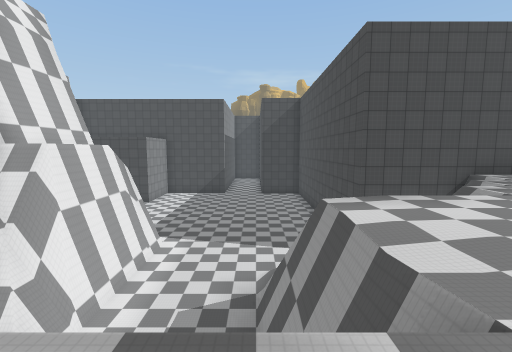
view 1 (above)

21 first-person views from a walk through a scene from a Unity 3-D project. The camera is 1.4 m above the floor, tilts 6° down and sees 90° across. The floor is counted in squares, 2 m on a side. Each view is taken from the middle of a square. On the plan, view 1 faces up. The plan holds only what a view shows up to about 9 squares ahead; the rest is blank. The place goes on beyond the plan. Some animated figures are not drawn. Some surface patterns are stand-ins.

view 2
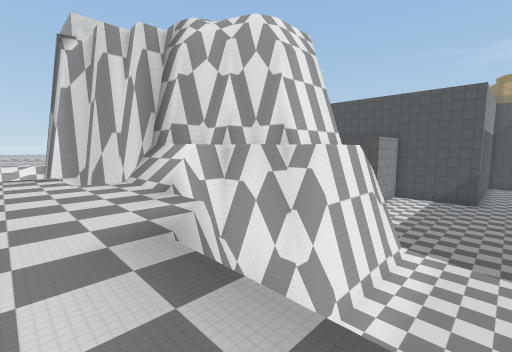

view 3
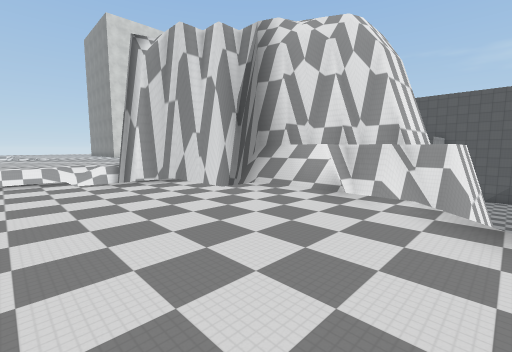

view 4
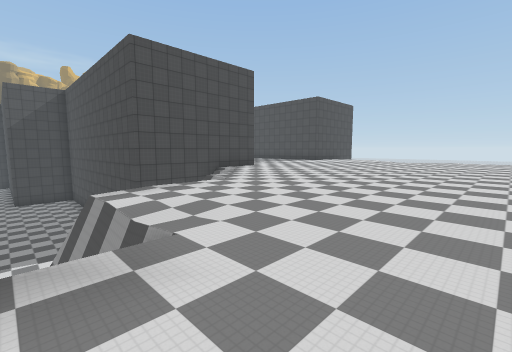

view 5
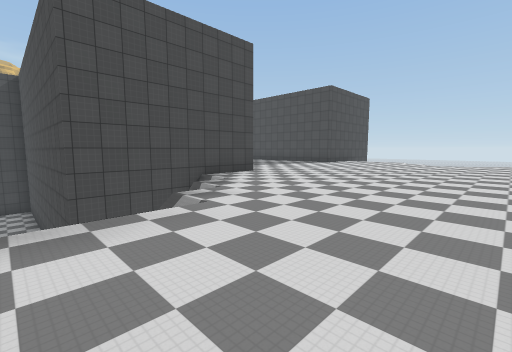

view 6
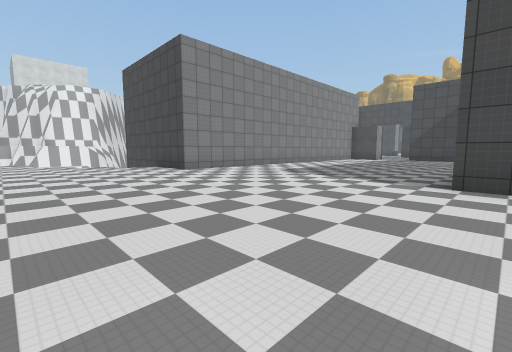

view 7
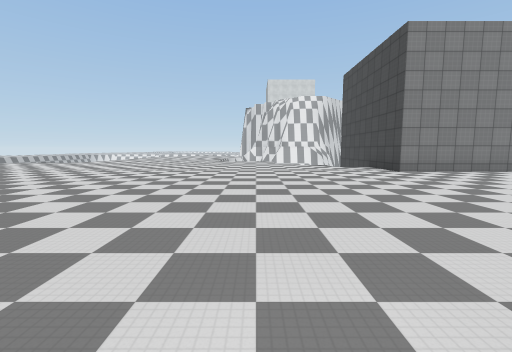

view 8
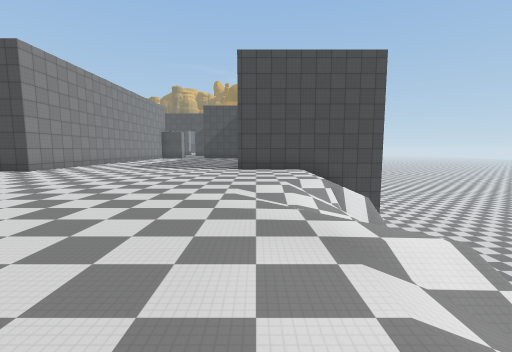

view 9
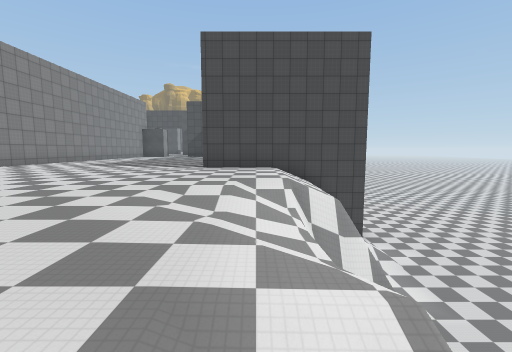

view 10
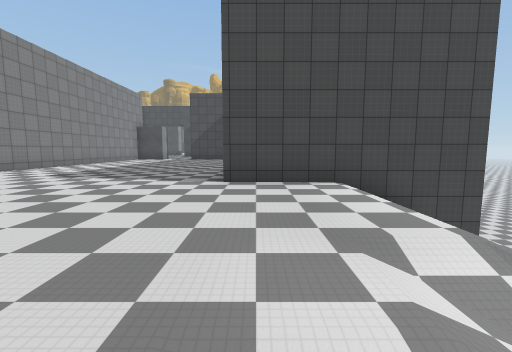

view 11
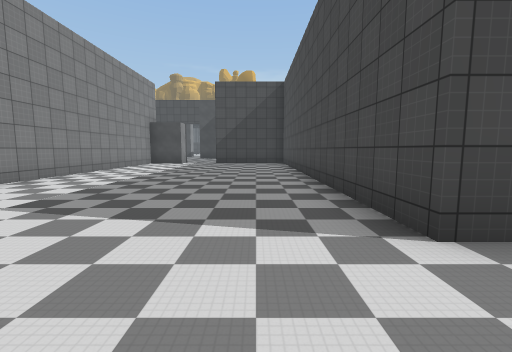

view 12
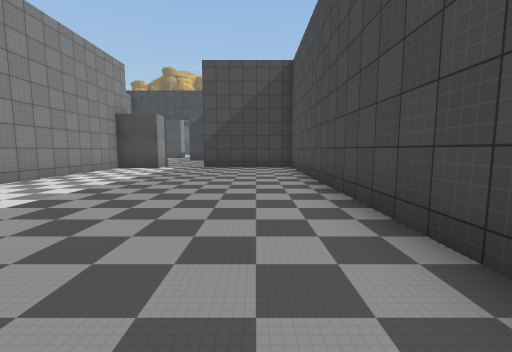

view 13
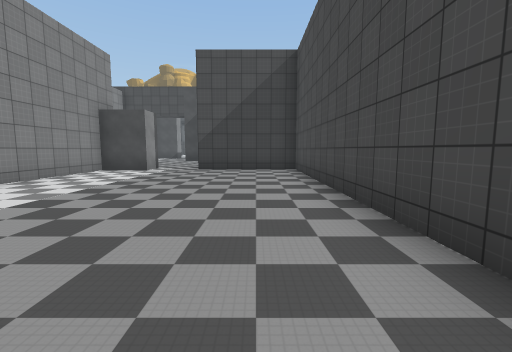

view 14
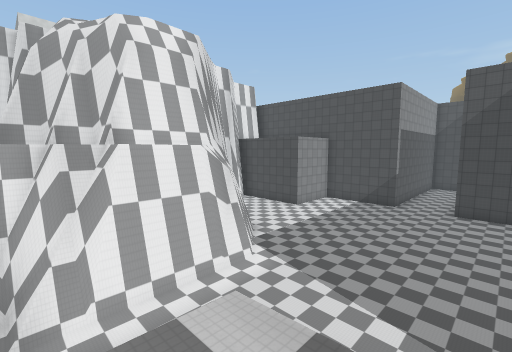

view 15
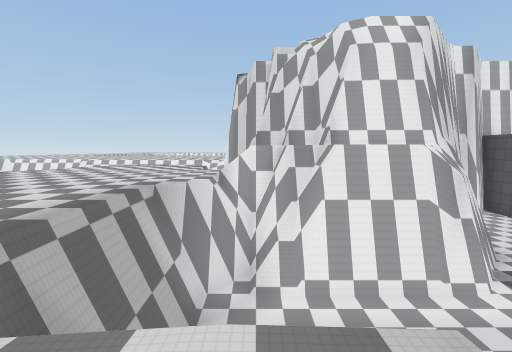

view 16
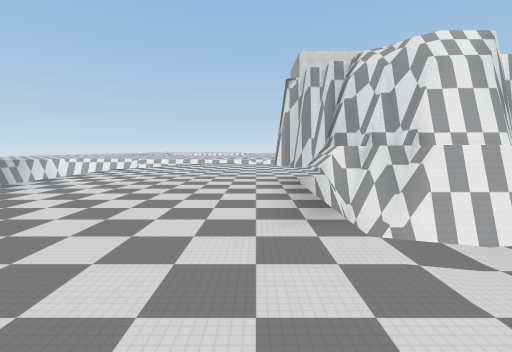

view 17
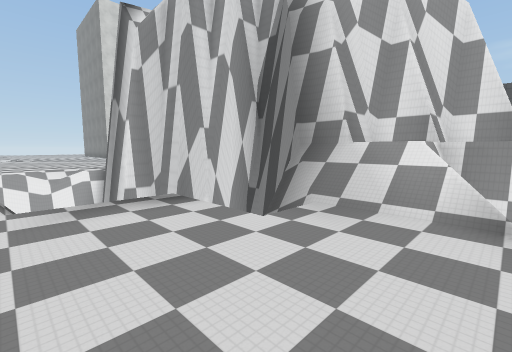

view 18
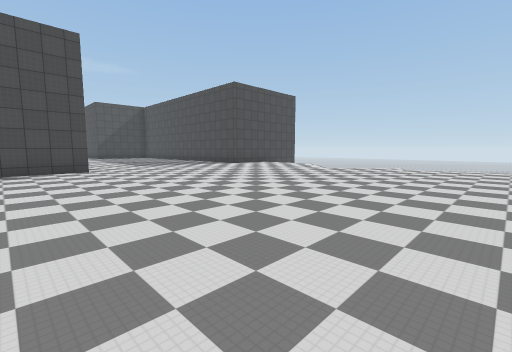

view 19
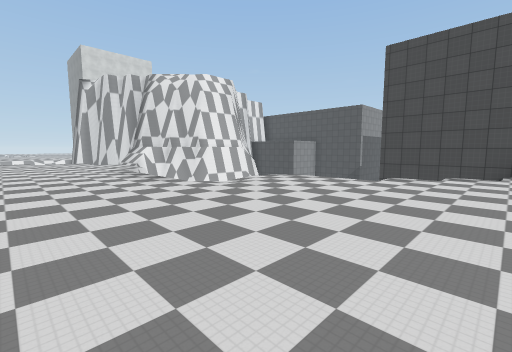

view 20
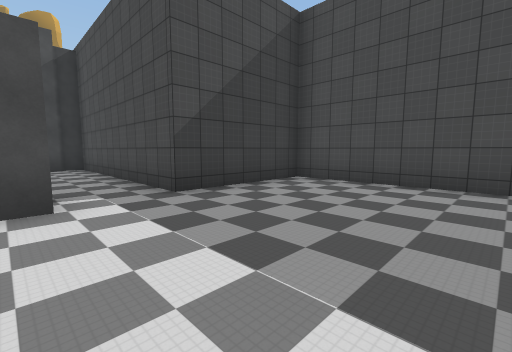

view 21
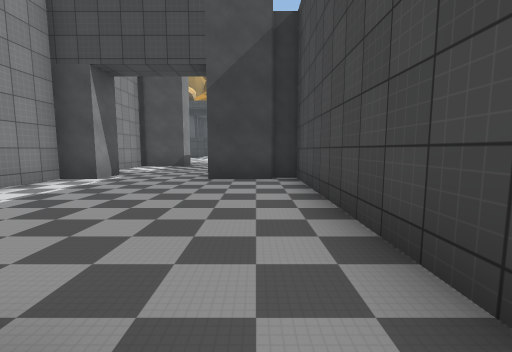

### Floor plan
Key: @ floor where view 1 was taken; # wall or solid block; . main floor; - floor 0.25 m lower than the main floor; / step, stairs or slope; = window, fence, low wall or low ledge; v drop or lower ground.
Columns run from 14 left of view 1 to 19 right of it. Each row starts with its distance up from view 1.
 28                    #...
 27                     ...
 26                     #..
 25                    ##..###
 24                    #.....#
 23                     .....#
 22                      ....#
 21                       ...#
 20                       ...#
 19                       ##.#####
 18                       #......#
 17                       #......#
 16                       #......#
 15                vv     #......#
 14               vvv     #......#
 13              vvvv#    #......#
 12        v    vvvvv#    #......#
 11        vvv vvvvvv#    #......#
 10        #vvvvvvvvv#    #......#
  9        ##vvvvvvvv#    #......#
  8         ##vvvvvvv#    #......#####
  7          ##vvvvv ######......../ v
  6          ##vvvvv   v.........../ v
  5         ###vvvv   v............/vv
  4    ######vvvvvvvv//.........../vvv
  3   ##vv## vvvv vv.............//v v
  2 ###v  v=/vvvvv v............../v
  1 v v  vv/...vvvv................v
  0 v    v........@.............../v
 -1 v   v-.........................
 -2 v   v..........................

Positions as (right, up) in squares from view 1, and headings:
1: (0, 0), facing up
2: (-1, 0), facing up-left
3: (-3, -2), facing up-left
4: (0, -1), facing up-right
5: (2, 1), facing up-right
6: (15, 3), facing up-left
7: (15, 3), facing left
8: (15, -1), facing up
9: (16, 0), facing up
10: (15, 3), facing up
11: (13, 6), facing up
12: (13, 9), facing up
13: (13, 10), facing up
14: (2, 3), facing up-left
15: (2, 3), facing left
16: (3, 0), facing left
17: (-5, -1), facing up-left
18: (6, -2), facing up-right
19: (6, -2), facing up-left
20: (9, 15), facing up-right
21: (10, 19), facing up
